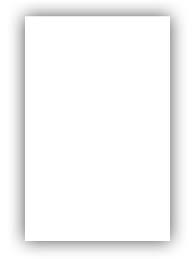
#> input picture Phase 2 (Image Transformations & Manipulation)/Image Drawing function/images.jpeg, 195 x 259 px, found by its file name
$ python adding_text.py
#> lines starting #> are read from the running program, lines starting #| are printed output that depends on the picture; after the words box and inside, x2 and y2 are one past the last pixel; in counts of white or black regions, pixels touching at a corner belong together
import cv2

image=cv2.imread('D:\Open CV\Phase 2 (Image Transformations & Manipulation)\Image Drawing function\images.jpeg')
#> image is the input picture: shape (259, 195, 3); min 164, max 255, mean 246.6

if image is None:
    print("Error: Could not read the image.")

else:
    print("Image loaded")

    text="Hello"
    org=(50,50)
    font=cv2.FONT_HERSHEY_COMPLEX
    fontScale=1.0
    color=(255,0,0)
    thickness=1

    cv2.putText(image,text,org,font,fontScale,color,thickness)
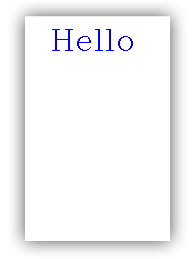
#> image: shape (259, 195, 3); 0.7% of pixels changed, all inside (x1, y1, x2, y2) = (52, 29, 133, 51)

    cv2.imshow("TEXT PRINTRD",image)
    cv2.waitKey(0)
#> (the run stopped early here; a loop or call above may not have finished)
